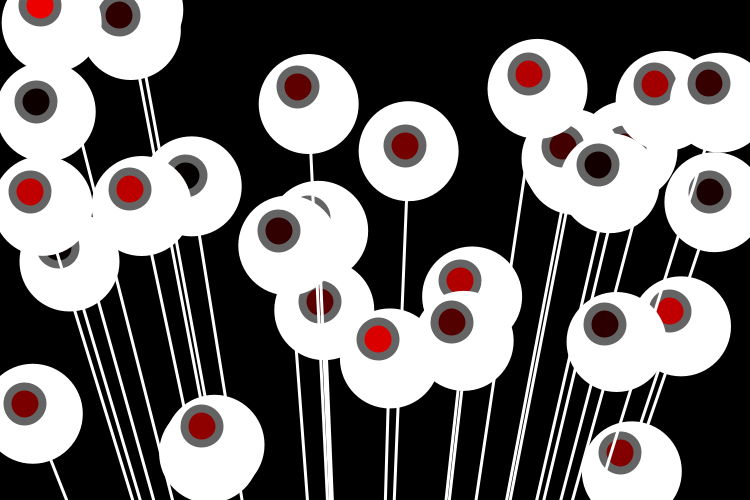
Frame 1 (no input)
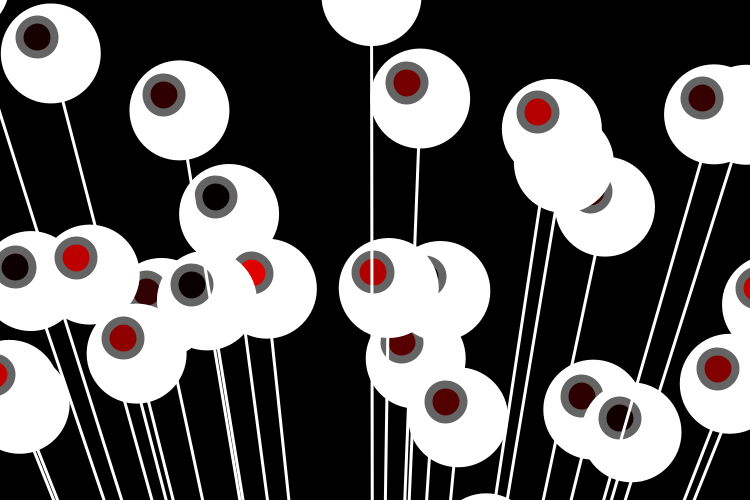
Frame 60 (the mouse pressed at the canvas centre just before this capture)
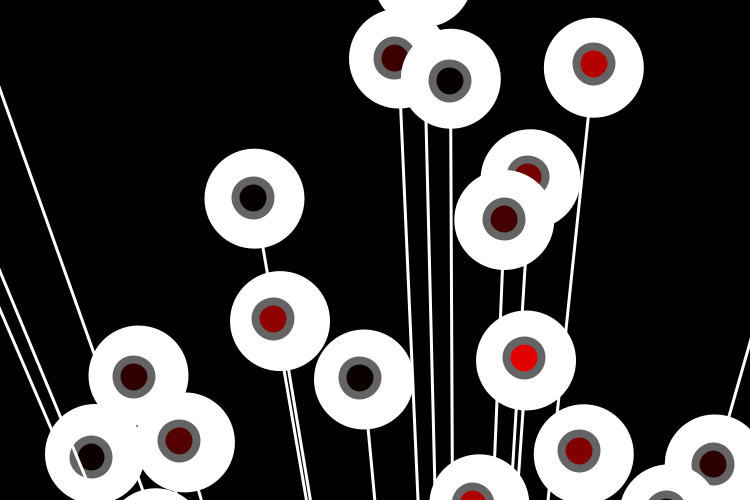
Frame 120 (the mouse held since frame 60 and released just before this capture)

The Processing sketch that drew these frames (run headless with seeded random() and noise(); from frame 60 on, the mouse is pressed at the canvas centre):

// Processing sketch: processing_4998
// ── processing_4998.pde

// bunch of eyes 
// By : Ms. Bea 
// Made : Oct 4th, 2009 
// Where : Processing workshop @ Gray Area Foundation For The Arts, San Francisco, CA 


Eye[] eyeballz = new Eye[30];

float body_x, body_y; // initialize 2 vars at once
float pupil_x, pupil_y;

void setup() {
  size(750,500);
  smooth();
  frameRate(12);

  body_x = width / 2;
  body_y = height * 2.5;


  for(int i = 0;i < eyeballz.length; i++) {
    color eyeColor = color(random(255), 0, 0);
    eyeballz[i] = new Eye(random(0, width), random(0,height), eyeColor);
  }


}

void draw() {
  background(0);

  body_x += random(-15,15);
  body_y += random(-15,15);


  for(int i = 0;i < eyeballz.length; i++) {
    eyeballz[i].draw();
  }
}

class Eye {
  float x;
  float y;
  color eye_color;

  Eye(float init_x, float init_y, color init_color) { //set initial position of eye
    x = init_x;
    y = init_y;
    eye_color = init_color;
  } 

  void draw() {
    x = x + random(-25,25);
    y = y + random(-25,25);

    // draw stalk
    stroke(255);
    strokeWeight(3);
    line(body_x, body_y, x, y); //vars will be avail at any instance

    //draw eyeball
    pushMatrix();
    translate(x,y);
    
    //white eye
    noStroke();
    fill(255);
    ellipse(0, 0, 100, 100); 

    float angle = atan2(mouseY - y, mouseX - x); // mouse position from the eye pow, rotate pupil
    pupil_x = lerp(pupil_x, 25 * sin(angle), 0.1);
    pupil_y = lerp(pupil_y, 25 * cos(angle), 0.1);

    translate(pupil_x,pupil_y);
    fill(eye_color);
    ellipse(0, 0, 40, 40);
    stroke(255);
    strokeWeight(3);
    ellipse(0, 0, 40, 40);
    
    stroke(100);
    strokeWeight(8);
    noFill();
    ellipse(0, 0, 35, 35);  

    popMatrix();

  }

}
